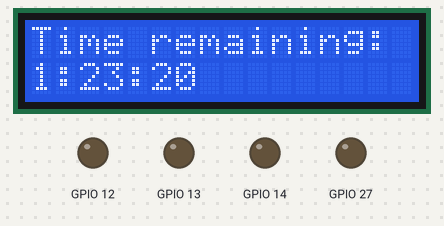
This sketch was run on a simulated ESP32. On the bench: 16×2 character LCD, output pins drawn as LEDs (lit = HIGH).

Above: at 0.1 s.
At 4.1 s:
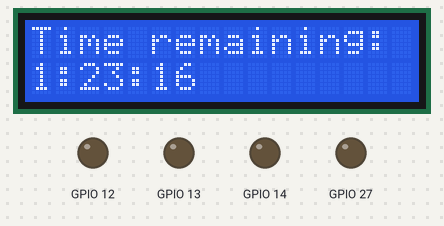
At 9.2 s:
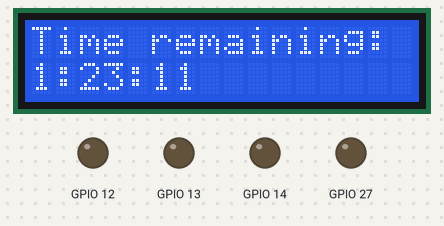
At 19.2 s:
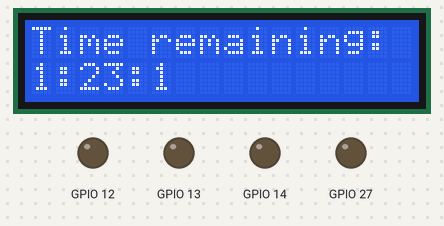
At 28.3 s:
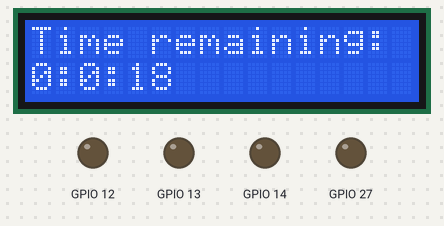
At 38.3 s:
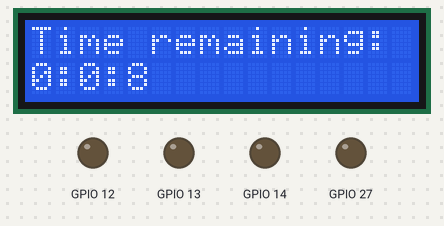

Measured:
- what the display in image 1 shows lasts 1.0 s, from 4.1 s to 5.1 s

The sketch:

timer.ino
```cpp
#include <Wire.h>
#include <LiquidCrystal_SR.h>

int tsec=5000;
LiquidCrystal_SR lcd(17,16,21);
void setup()
{
  lcd.begin(16,2);
  pinMode(13, OUTPUT);
  pinMode(12, OUTPUT);
  pinMode(14, OUTPUT);
  pinMode(27, OUTPUT);
}

void loop()
{
  lcd.setCursor(0,0);
  lcd.printf("Time remaining: ");
  int temp=tsec;
  int hr=temp/3600;
  temp%=3600;
  int min=temp/60;
  temp%=60;
  int sec=temp;
  lcd.setCursor(0,1);
  lcd.printf("%d:%d:%d",hr,min,sec);
  if(tsec==0)
  {
    lcd.clear();
    lcd.printf("Timer Expired.");
    digitalWrite(13, HIGH);
    digitalWrite(12, HIGH);
    digitalWrite(14, HIGH);
    digitalWrite(27, HIGH);
    delay(500);
    digitalWrite(13, LOW);
    digitalWrite(12, LOW);
    digitalWrite(14, LOW);
    digitalWrite(27, LOW);
    delay(500);
  }
  else
  {
    tsec--;
    delay(1000);
  }
  if(tsec<4975 && tsec>21)
  {
    tsec=20;
  }
  lcd.clear();
}
```
